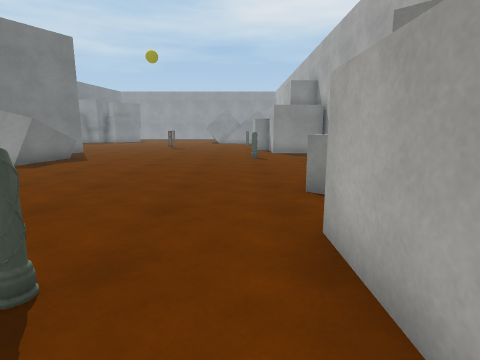
view 1 (above)

12 first-person views from a walk through a 3-D level made in the Unity game engine. The camera is 1.3 m above the floor, tilts 10° down and sees 80° across. The floor is counted in squares, 1 m on a side. Each view is taken from the middle of a square. On the plan, view 1 faces up. The plan holds only what a view shows up to about 13 squares ahead; the rest is blank. The place goes on beyond the plan. The player character is not drawn. Some surface patterns are stand-ins.

view 2
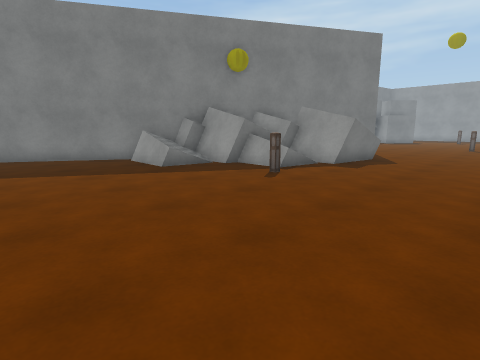

view 3
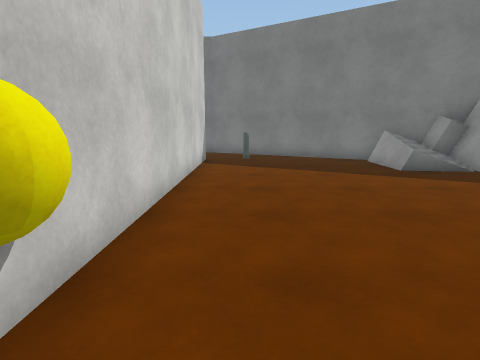

view 4
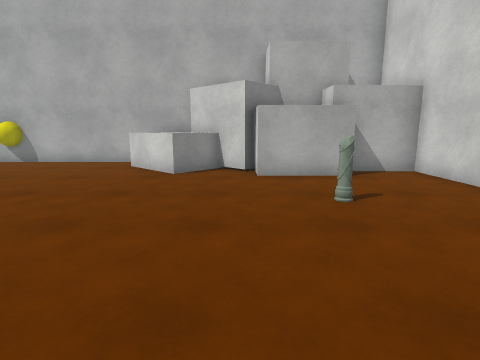

view 5
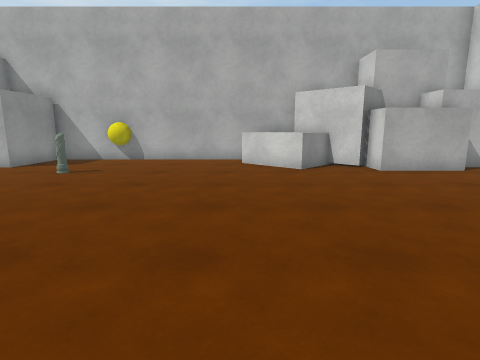

view 6
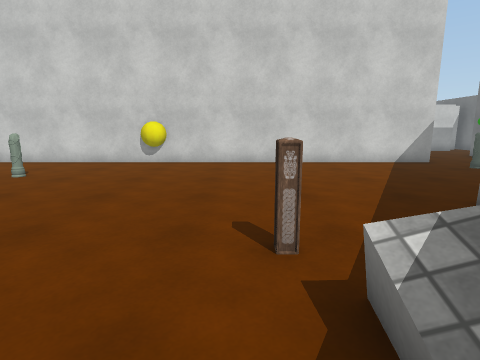

view 7
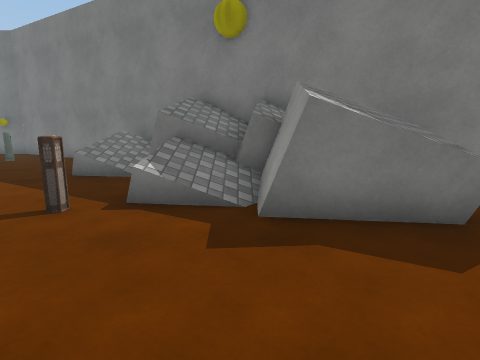

view 8
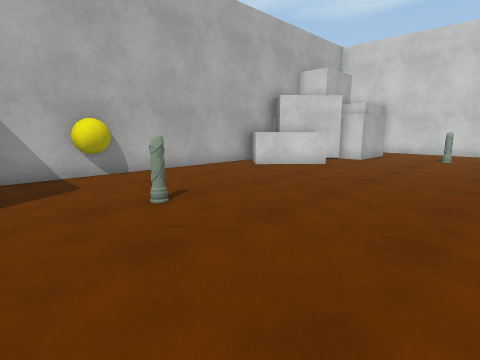

view 9
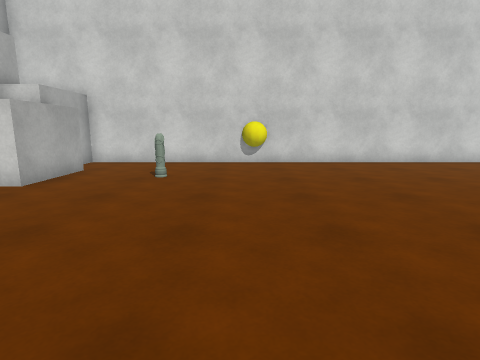

view 10
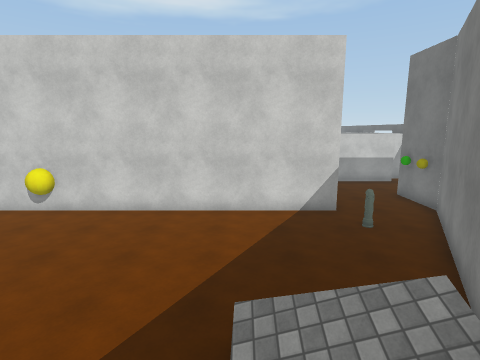

view 11
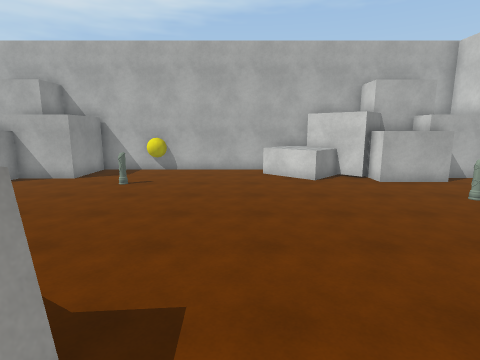

view 12
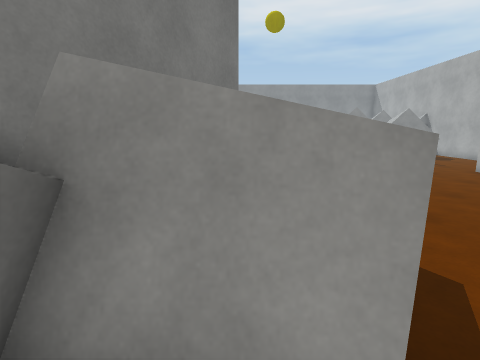

### Floor plan
Key: @ floor where view 1 was taken; # wall or solid block; x gap in a wall; . floor; / step, stairs or slope; = window, fence, low wall or low ledge; ^ raised ledge; B yellow ball; O other object.
Columns run from 20 left of view 1 to 5 right of it. Each row starts with its distance up from view 1.
 16                .......####
 15          ##   ...........#
 14          #...............#
 13          # ^^........O..BB
 12         #^  ^............#
 11        #^^###............#
 10       ##/^//.............#
  9       #/////.............#
  8       ##=x=/.............#
  7      ##//...O..........^^#
  6     ##///.............^^^#
  5     #..//..............#^
  4    ##.................##
  3   ##.................##
  2   #...............O..#
  1  ##..................##
  0  #..O...............@.#
 -1 ##.............B......#
 -2 #....##################
 -3 # ...
 -4 #O..

Where each view was taken, in squares from view 1:
view 1: 0 up, 0 right, facing up
view 2: 0 up, 3 left, facing up-left
view 3: 0 up, 3 left, facing left
view 4: 4 up, 7 left, facing right
view 5: 8 up, 8 left, facing right
view 6: 10 up, 8 left, facing down
view 7: 10 up, 4 left, facing left
view 8: 16 up, 4 left, facing down-right
view 9: 10 up, 4 left, facing down
view 10: 9 up, 12 left, facing down
view 11: 9 up, 10 left, facing right
view 12: 9 up, 9 left, facing up
